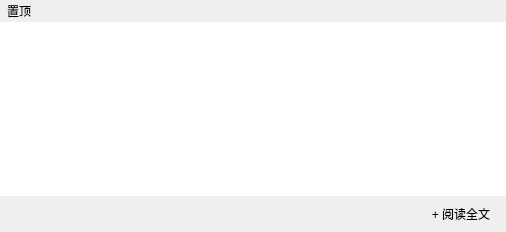
<?xml version="1.0" encoding="UTF-8"?>
<ui version="4.0">
 <class>BlogFormCenterContent</class>
 <widget class="QWidget" name="BlogFormCenterContent">
  <property name="geometry">
   <rect>
    <x>0</x>
    <y>0</y>
    <width>506</width>
    <height>232</height>
   </rect>
  </property>
  <property name="windowTitle">
   <string/>
  </property>
  <layout class="QVBoxLayout" name="verticalLayout">
   <property name="spacing">
    <number>0</number>
   </property>
   <property name="leftMargin">
    <number>0</number>
   </property>
   <property name="topMargin">
    <number>0</number>
   </property>
   <property name="rightMargin">
    <number>0</number>
   </property>
   <property name="bottomMargin">
    <number>0</number>
   </property>
   <item>
    <layout class="QHBoxLayout" name="horizontalLayout_2">
     <item>
      <widget class="QLabel" name="blog_article_label">
       <property name="text">
        <string/>
       </property>
      </widget>
     </item>
     <item>
      <widget class="QLabel" name="blog_stick_label">
       <property name="text">
        <string>置顶</string>
       </property>
       <property name="alignment">
        <set>Qt::AlignCenter</set>
       </property>
      </widget>
     </item>
     <item>
      <widget class="QPushButton" name="blog_title_button">
       <property name="text">
        <string/>
       </property>
       <property name="flat">
        <bool>true</bool>
       </property>
      </widget>
     </item>
     <item>
      <spacer name="horizontalSpacer_2">
       <property name="orientation">
        <enum>Qt::Horizontal</enum>
       </property>
       <property name="sizeHint" stdset="0">
        <size>
         <width>40</width>
         <height>20</height>
        </size>
       </property>
      </spacer>
     </item>
    </layout>
   </item>
   <item>
    <widget class="QTextBrowser" name="blog_content_text">
     <property name="frameShape">
      <enum>QFrame::NoFrame</enum>
     </property>
    </widget>
   </item>
   <item>
    <layout class="QHBoxLayout" name="horizontalLayout">
     <property name="spacing">
      <number>20</number>
     </property>
     <property name="leftMargin">
      <number>5</number>
     </property>
     <property name="topMargin">
      <number>5</number>
     </property>
     <property name="rightMargin">
      <number>5</number>
     </property>
     <property name="bottomMargin">
      <number>5</number>
     </property>
     <item>
      <widget class="QLabel" name="blog_time_label">
       <property name="text">
        <string/>
       </property>
      </widget>
     </item>
     <item>
      <widget class="QPushButton" name="blog_classify_button">
       <property name="cursor">
        <cursorShape>PointingHandCursor</cursorShape>
       </property>
       <property name="text">
        <string/>
       </property>
       <property name="flat">
        <bool>true</bool>
       </property>
      </widget>
     </item>
     <item>
      <widget class="QPushButton" name="blog_comment_button">
       <property name="cursor">
        <cursorShape>PointingHandCursor</cursorShape>
       </property>
       <property name="text">
        <string/>
       </property>
       <property name="flat">
        <bool>true</bool>
       </property>
      </widget>
     </item>
     <item>
      <widget class="QLabel" name="blog_views_label">
       <property name="text">
        <string/>
       </property>
      </widget>
     </item>
     <item>
      <spacer name="horizontalSpacer">
       <property name="orientation">
        <enum>Qt::Horizontal</enum>
       </property>
       <property name="sizeHint" stdset="0">
        <size>
         <width>40</width>
         <height>20</height>
        </size>
       </property>
      </spacer>
     </item>
     <item>
      <widget class="QPushButton" name="blog_readmore_button">
       <property name="cursor">
        <cursorShape>PointingHandCursor</cursorShape>
       </property>
       <property name="text">
        <string>+ 阅读全文</string>
       </property>
       <property name="flat">
        <bool>true</bool>
       </property>
      </widget>
     </item>
    </layout>
   </item>
  </layout>
 </widget>
 <resources/>
 <connections/>
</ui>
